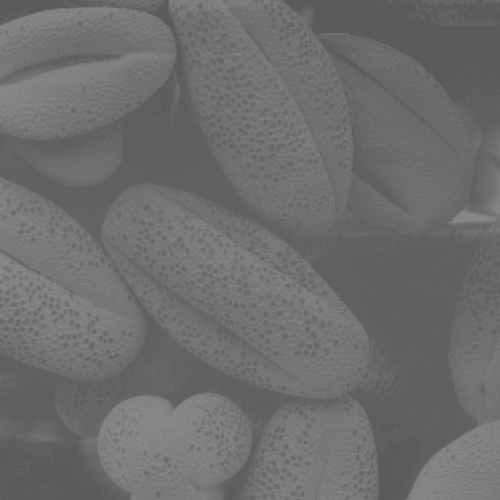
#> input picture CSE2721/Assignment/Figure1.tif, 500 x 500 px
$ jupyter execute 'Histogram Equalisation.ipynb'   (shell and % lines are left out)
#> lines starting #> are read from the running program, lines starting #| are printed output that depends on the picture
[cell 1]
import cv2
import numpy as np
from matplotlib import pyplot as plt

[cell 2]
max_val = 255
def create_histogram(data):
    data = data.flatten() # convert to 1-d array
    counts = np.bincount(data, minlength=max_val + 1)
    plt.bar(np.arange(max_val + 1), counts, color='k')

[cell 3]
def equalize_and_show(image_path):
#> called with image_path = './Figure1.tif'
    image = cv2.imread(image_path, cv2.IMREAD_GRAYSCALE)
#> image is the input picture: shape (500, 500); min 91, max 138, mean 109.1
    contrast_image = cv2.equalizeHist(image)
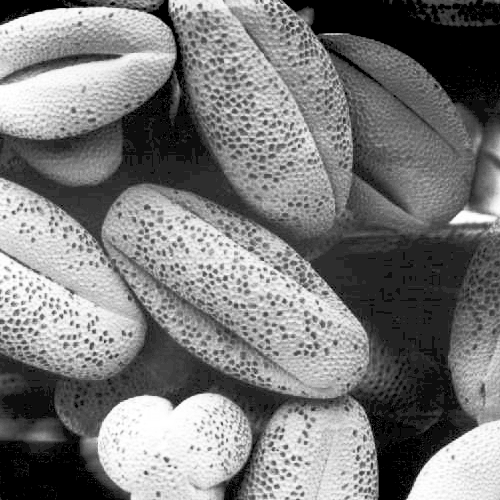
#> contrast_image: shape (500, 500); min 0, max 255, mean 122.7

    plt.subplot(1, 2, 1)
    plt.imshow(image, cmap=plt.cm.gray)
    plt.axis("off")
    plt.title('Original Image')

    plt.subplot(1, 2, 2)
    plt.imshow(contrast_image, cmap=plt.cm.gray)
    plt.axis("off")
    plt.title('Histogram Equalised Image')

    plt.show()
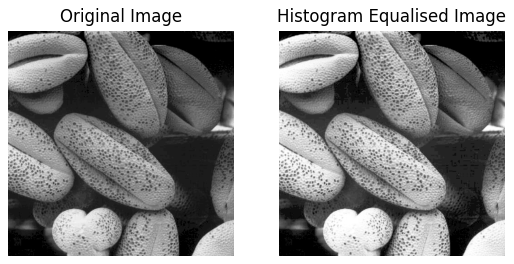
#> figure drawn by matplotlib, 2 panels

    plt.figure(figsize=(7, 3))
    create_histogram(image)
#> in create_histogram, `counts = np.bincount(data, minlength=max_val + 1)`: counts = 256 values, max 19078 at index 96, min 0 at index 0, mean 976.6
    plt.title('Histogram of Original Image')
    plt.show()
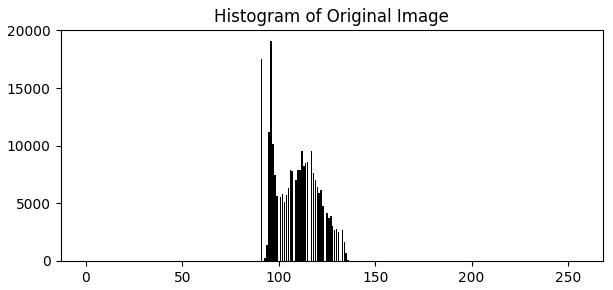
#> figure drawn by matplotlib, 1 panel; tallest bar 19078 high, from x = 95.6 to 96.4

    plt.figure(figsize=(7, 3))
    create_histogram(contrast_image)
    plt.title('Histogram of Image after applying Histogram Equalisation')
    plt.show()
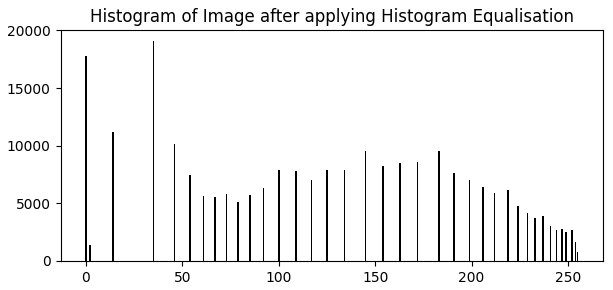
#> figure drawn by matplotlib, 1 panel; tallest bar 19078 high, from x = 34.6 to 35.4

[cell 4]
equalize_and_show('./Figure1.tif')

print('\n' * 3)

equalize_and_show('./Figure3.tif')
#> call 2 of equalize_and_show, with image_path = './Figure3.tif'
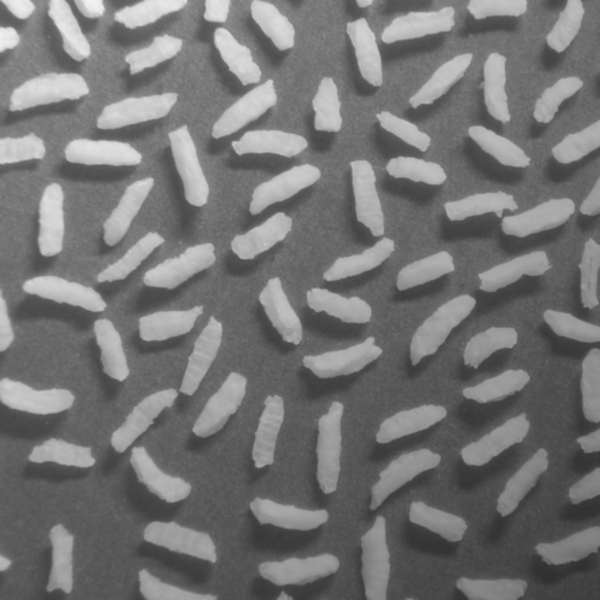
#> input picture CSE2721/Assignment/Figure3.tif, 600 x 600 px
#> in equalize_and_show, image is the input picture: shape (600, 600); min 47, max 243, mean 116.4
#> in equalize_and_show (call 2), `contrast_image = cv2.equalizeHist(image)`:
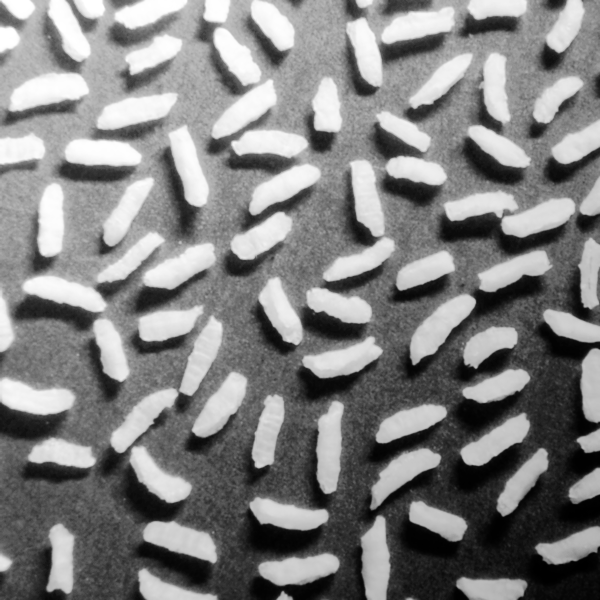
#> contrast_image: shape (600, 600); min 0, max 255, mean 128.6
#> in equalize_and_show (call 2), `plt.show()`:
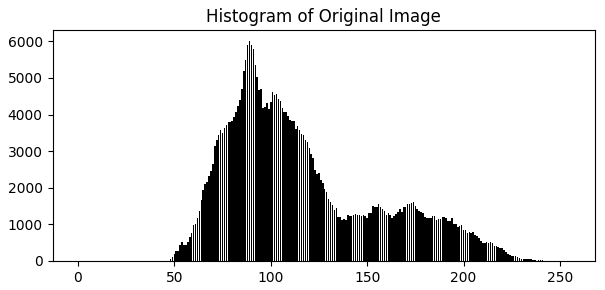
#> figure drawn by matplotlib, 1 panel; tallest bar 6008 high, from x = 88.6 to 89.4
#> in equalize_and_show (call 2), `plt.show()`:
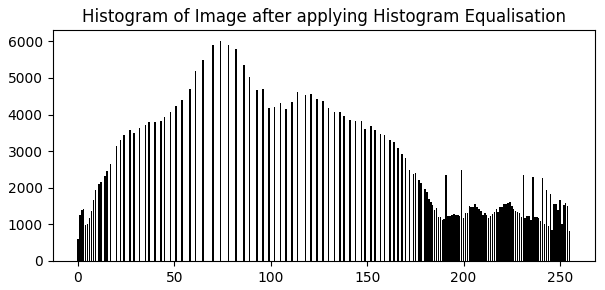
#> figure drawn by matplotlib, 1 panel; tallest bar 6008 high, from x = 73.6 to 74.4
